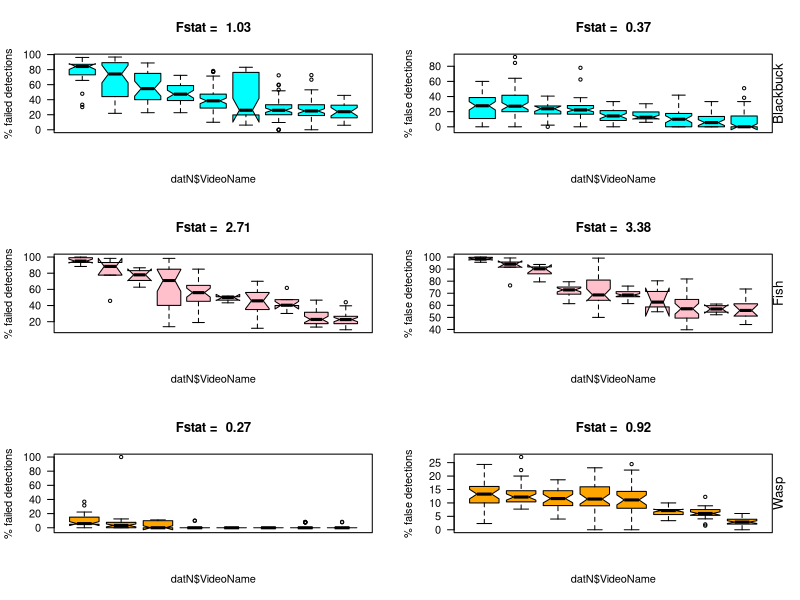
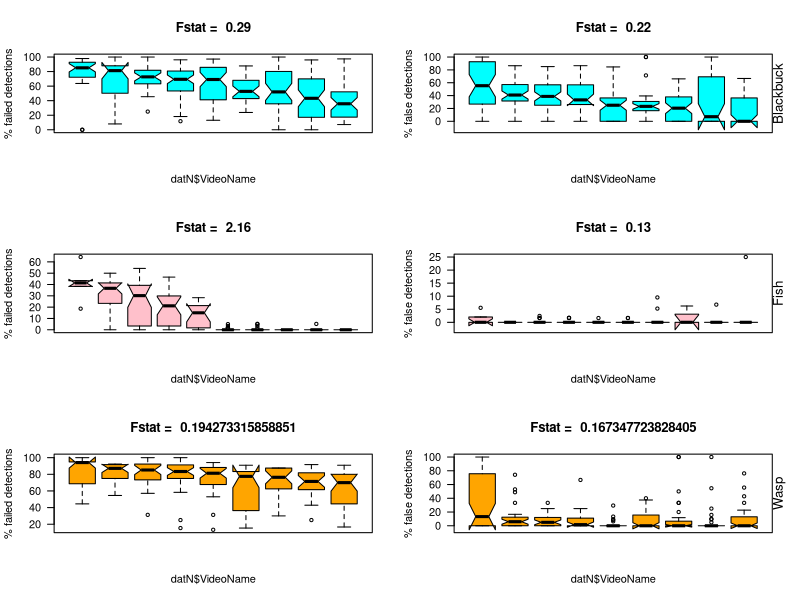
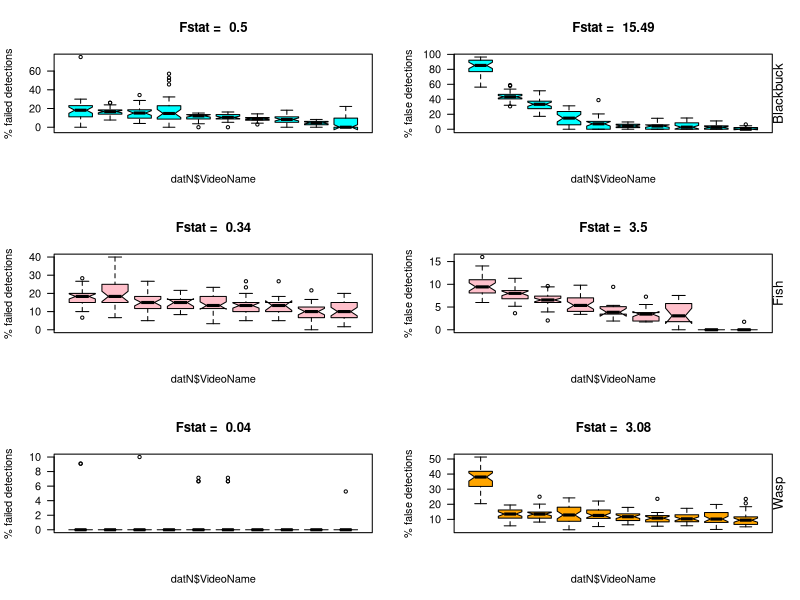
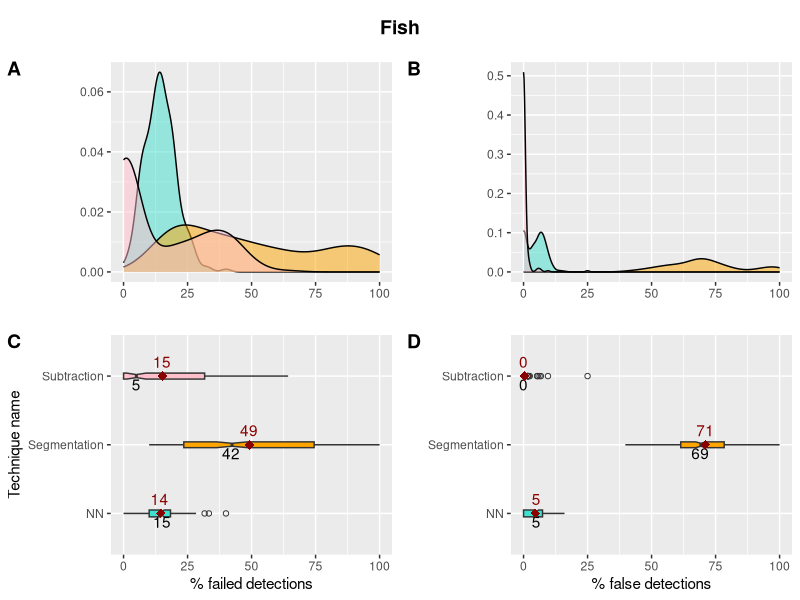
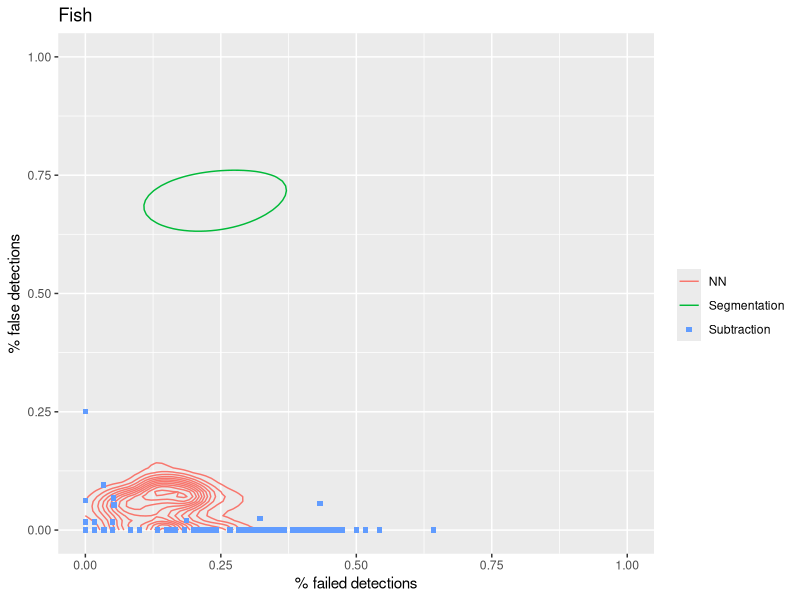
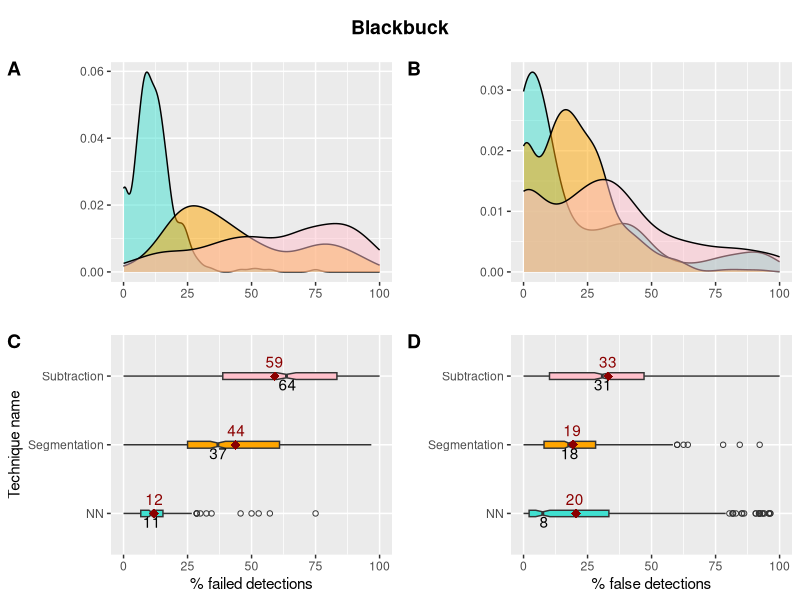
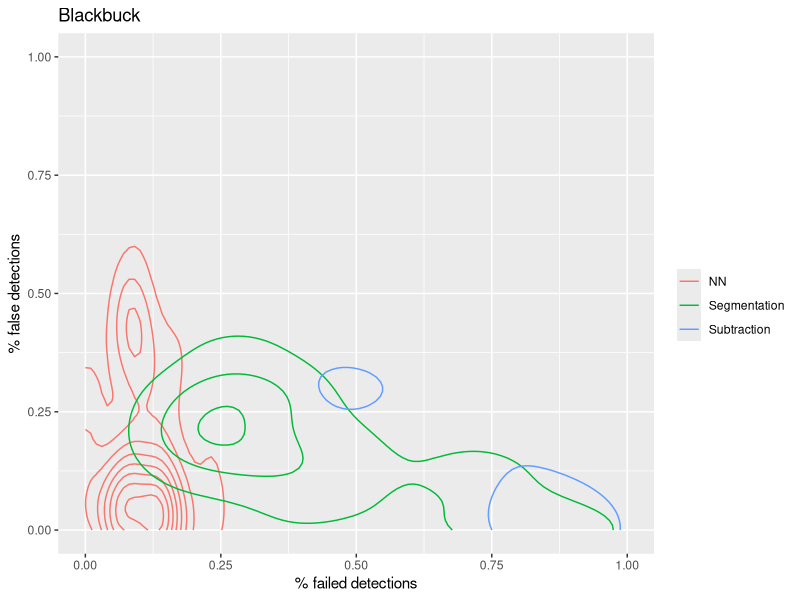
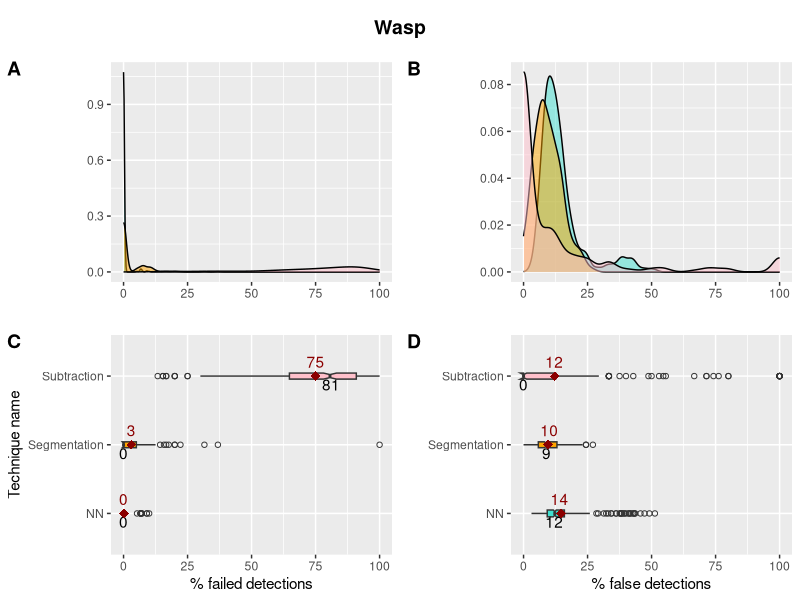

Here is the R script that generated these plots, in order: (Note: this script raises an error after producing the figures.)
#Program to compare various Computer Vision techniques on different data-sets
#Written by AA on 30July2018

setwd("/media/aakanksha/f41d5ac2-703c-4b56-a960-cd3a54f21cfb/aakanksha/Documents/Backup/Phd/Analysis/Chapter1")
#Read data file
dat = read.csv("Ipcomparison_exbound.csv") 
dat=dat[which(!is.na(dat$failed.percent) & !is.na(dat$false.percent)),]

head(dat)
summary(dat)

colnames(dat)
library("ggplot2")
library("hexbin")
library("gridExtra")

##Functions
fun_mean <- function(x){return(round(data.frame(y=mean(x),label=mean(x,na.rm=T)),digit=0))}
fun_median <- function(x){return(round(data.frame(y=median(x),label=median(x,na.rm=T)),digit=0))}
####################################################################################################
#1. Comparision of error across techniques
####################################################################################################
#Variables to quantify variation
rname = c("BBfail","BBfalse","Ffail","Ffalse","Wfail","Wfalse");
cname = c("Seg","Sub","NN");
avgVar = matrix(data=NA,nrow=length(rname),ncol=length(cname),dimnames=list(rname,cname)); #average of variation within videos
varMean = matrix(data=NA,nrow=length(rname),ncol=length(cname),dimnames=list(rname,cname));# Variation in means
Fstat = matrix(data=NA,nrow=length(rname),ncol=length(cname),dimnames=list(rname,cname)); # varMean/avgVar = var between tratments/var withi treatments
# lev=paste(dat$Method.Name," ",dat$Species)
# n1=c("turquoise","orange") #1:length(unique(dat$Method.Name))
# n2=length(unique(dat$Species))
# clr=rep(n1,each=n2)

## For Fish
datN=NA
datN=dat[which(dat$Species=="Fish" & dat$Boundary != 1),]

#Graphs for technique comparision
#Boxplots
means <- tapply(datN$failed.percent,datN$Method.Name,mean)
failed = ggplot(datN, aes(x = Method.Name, y = (failed.percent*100),fill=datN$Method.Name)) +
         labs(y="% failed detections",x="Technique name") +
         geom_boxplot(varwidth=TRUE,width=0.1, outlier.shape = 1, show.legend = FALSE,notch=TRUE) + 
         scale_fill_manual(values = c('turquoise','orange','pink')) +
         stat_summary(fun.data = fun_median, geom="text", vjust=1.2,colour="black")+
         stat_summary(fun.y=mean, colour="darkred", geom="point",shape=18, size=3,show_guide = FALSE) +
         stat_summary(fun.data = fun_mean, geom="text", vjust=-0.7,hjust=0.5,colour="darkred")+#geom_hline(yintercept=20,color='orangered') +
         coord_flip()

means <- tapply(datN$false.percent,datN$Method.Name,mean)
false = ggplot(datN, aes(x = Method.Name, y = (false.percent*100),fill=datN$Method.Name)) +
  labs(y="% false detections",x="") +
  geom_boxplot(varwidth=TRUE,width=0.1, outlier.shape = 1, show.legend = FALSE,notch=TRUE) + 
  scale_fill_manual(values = c('turquoise','orange','pink')) +
  stat_summary(fun.data = fun_median, geom="text", vjust=1.2,colour="black")+
  stat_summary(fun.y=mean, colour="darkred", geom="point",shape=18, size=3,show_guide = FALSE) +
  stat_summary(fun.data = fun_mean, geom="text", vjust=-0.7,hjust=0.5,colour="darkred")+#geom_hline(yintercept=20,color='orangered') +
  coord_flip()


#Error histograms
xdensity <- ggplot(datN, aes(x = failed.percent*100, fill=datN$Method.Name)) + 
  labs(x="",y="") +
  geom_density(alpha=.5, show.legend = FALSE) + 
  scale_fill_manual(values = c('turquoise','orange','pink')) #+ geom_vline(xintercept=20,color='orangered')
ydensity <- ggplot(datN, aes(x = false.percent*100, fill=datN$Method.Name)) + 
  labs(x="",y="") +
  geom_density(alpha=.5, show.legend = FALSE) + 
  scale_fill_manual(values = c('turquoise','orange','pink')) #+ geom_vline(xintercept=20,color='orangered')

#arrange all graphs together
library(cowplot)
p <-plot_grid(xdensity, ydensity,failed,false, nrow = 2, align="v",labels=c('A','B','C','D'))
# now add the title
title <- ggdraw() + 
  draw_label("Fish",
             fontface = 'bold')

#grid.arrange(xdensity, ydensity,failed,false, nrow = 2,heights = c(3, 2))

png(filename="Figures/Fish_techniques.png",width=1280,height=720,units="px",res=150)
plot_grid(title, p, ncol = 1, rel_heights = c(0.1, 1)) # rel_heights values control title margins
dev.off();



# Error landscape
png(filename="Figures/Fish_ErrorLandscape.png",width=720,height=480,units="px",pointsize = 16,res=150)
ggplot(datN[datN$Method.Name == "Segmentation" | datN$Method.Name == "NN",], aes (x = failed.percent, y = false.percent,main="Fish", col=Method.Name,pch=Method.Name),geom='quasirandom') + 
  labs(x="% failed detections",y="% false detections",color="",pch="") + ylim(c(0,1))+ xlim(c(0,1))+
  stat_density2d()+ggtitle("Fish")+
  geom_point(data=datN[datN$Method.Name == "Subtraction",], aes (x = failed.percent, y = false.percent))
dev.off();

#ggplot(datN, aes (x = failed.percent, y = false.percent,main="Fish", col=Method.Name,pch=Method.Name)) + 
# labs(x="% failed detections",y="% false detections",color="",pch="") +
#   geom_point()


## For blackbuck
rm(datN)
datN=dat[which(dat$Species=="Blackbuck"),]

#Graphs for technique comparision
#Boxplots
means <- tapply(datN$failed.percent,datN$Method.Name,mean)
failed = ggplot(datN, aes(x = Method.Name, y = (failed.percent*100),fill=datN$Method.Name)) +
  labs(y="% failed detections",x="Technique name") +
  geom_boxplot(varwidth=TRUE,width=0.1, outlier.shape = 1, show.legend = FALSE,notch=TRUE) + 
  scale_fill_manual(values = c('turquoise','orange','pink')) +
  stat_summary(fun.data = fun_median, geom="text", vjust=1.2,colour="black")+
  stat_summary(fun.y=mean, colour="darkred", geom="point",shape=18, size=3,show_guide = FALSE) +
  stat_summary(fun.data = fun_mean, geom="text", vjust=-0.7,hjust=0.5,colour="darkred")+#geom_hline(yintercept=20,color='orangered') +
  coord_flip()

means <- tapply(datN$false.percent,datN$Method.Name,mean)
false = ggplot(datN, aes(x = Method.Name, y = (false.percent*100),fill=datN$Method.Name)) +
  labs(y="% false detections",x="") +
  geom_boxplot(varwidth=TRUE,width=0.1, outlier.shape = 1, show.legend = FALSE,notch=TRUE) + 
  scale_fill_manual(values = c('turquoise','orange','pink')) +
  stat_summary(fun.data = fun_median, geom="text", vjust=1.2,colour="black")+
  stat_summary(fun.y=mean, colour="darkred", geom="point",shape=18, size=3,show_guide = FALSE) +
  stat_summary(fun.data = fun_mean, geom="text", vjust=-0.7,hjust=0.5,colour="darkred")+#geom_hline(yintercept=20,color='orangered') +
  coord_flip()


#Error histograms
xdensity <- ggplot(datN, aes(x = failed.percent*100, fill=datN$Method.Name)) + 
  labs(x="",y="") +
  geom_density(alpha=.5, show.legend = FALSE) + 
  scale_fill_manual(values = c('turquoise','orange','pink')) #+ geom_vline(xintercept=20,color='orangered')
ydensity <- ggplot(datN, aes(x = false.percent*100, fill=datN$Method.Name)) + 
  labs(x="",y="") +
  geom_density(alpha=.5, show.legend = FALSE) + 
  scale_fill_manual(values = c('turquoise','orange','pink')) #+ geom_vline(xintercept=20,color='orangered')

#arrange all graphs together
library(cowplot)
p <-plot_grid(xdensity, ydensity,failed,false, nrow = 2, align="v",labels=c('A','B','C','D'))
# now add the title
title <- ggdraw() + 
  draw_label("Blackbuck",
             fontface = 'bold')

#grid.arrange(xdensity, ydensity,failed,false, nrow = 2,heights = c(3, 2))

png(filename="Figures/BB_techniques.png",width=1280,height=720,units="px",res=150)
plot_grid(title, p, ncol = 1, rel_heights = c(0.1, 1)) # rel_heights values control title margins
dev.off();


# Error landscape
png(filename="Figures/BB_ErrorLandscape.png",width=720,height=480,units="px",pointsize = 16,res=150)
ggplot(datN, aes (x = failed.percent, y = false.percent,main="FBlackbuck", col=Method.Name,pch=Method.Name)) + 
  stat_density_2d(aes( geom = "polygon")) + ylim(c(0,1))+xlim(c(0,1))+ 
  ggtitle("Blackbuck")+labs(x="% failed detections",y="% false detections",color="",pch="")
dev.off();

## For Wasp
rm(datN)
datN=dat[which(dat$Species=="Wasp"),]


#Graphs for technique comparision
#Boxplots
means <- tapply(datN$failed.percent,datN$Method.Name,mean)
failed = ggplot(datN, aes(x = Method.Name, y = (failed.percent*100),fill=datN$Method.Name)) +
  labs(y="% failed detections",x="Technique name") +
  geom_boxplot(varwidth=TRUE,width=0.1, outlier.shape = 1, show.legend = FALSE,notch=TRUE) + 
  scale_fill_manual(values = c('turquoise','orange','pink')) +
  stat_summary(fun.data = fun_median, geom="text", vjust=1.2,colour="black")+
  stat_summary(fun.y=mean, colour="darkred", geom="point",shape=18, size=3,show_guide = FALSE) +
  stat_summary(fun.data = fun_mean, geom="text", vjust=-0.7,hjust=0.5,colour="darkred")+#geom_hline(yintercept=20,color='orangered') +
  coord_flip()

means <- tapply(datN$false.percent,datN$Method.Name,mean)
false = ggplot(datN, aes(x = Method.Name, y = (false.percent*100),fill=datN$Method.Name)) +
  labs(y="% false detections",x="") +
  geom_boxplot(varwidth=TRUE,width=0.1, outlier.shape = 1, show.legend = FALSE,notch=TRUE) + 
  scale_fill_manual(values = c('turquoise','orange','pink')) +
  stat_summary(fun.data = fun_median, geom="text", vjust=1.2,colour="black")+
  stat_summary(fun.y=mean, colour="darkred", geom="point",shape=18, size=3,show_guide = FALSE) +
  stat_summary(fun.data = fun_mean, geom="text", vjust=-0.7,hjust=0.5,colour="darkred")+#geom_hline(yintercept=20,color='orangered') +
  coord_flip()


#Error histograms
xdensity <- ggplot(datN, aes(x = failed.percent*100, fill=datN$Method.Name)) + 
  labs(x="",y="") +
  geom_density(alpha=.5, show.legend = FALSE) + 
  scale_fill_manual(values = c('turquoise','orange','pink')) #+ geom_vline(xintercept=20,color='orangered')
ydensity <- ggplot(datN, aes(x = false.percent*100, fill=datN$Method.Name)) + 
  labs(x="",y="") +
  geom_density(alpha=.5, show.legend = FALSE) + 
  scale_fill_manual(values = c('turquoise','orange','pink')) #+ geom_vline(xintercept=20,color='orangered')

#arrange all graphs together
library(cowplot)
p <-plot_grid(xdensity, ydensity,failed,false, nrow = 2, align="v",labels=c('A','B','C','D'))
# now add the title
title <- ggdraw() + 
  draw_label("Wasp",
             fontface = 'bold')

#grid.arrange(xdensity, ydensity,failed,false, nrow = 2,heights = c(3, 2))

png(filename="Figures/Wasp_techniques.png",width=1280,height=720,units="px",res=150)
plot_grid(title, p, ncol = 1, rel_heights = c(0.1, 1)) # rel_heights values control title margins
dev.off();


# Error landscape
png(filename="Figures/Wasp_ErrorLandscape.png",width=720,height=480,units="px",pointsize = 16,res=150)
ggplot(datN[datN$Method.Name == "Segmentation" | datN$Method.Name == "Subtraction",], aes (x = failed.percent, y = false.percent,main="Fish", col=Method.Name,pch=Method.Name),geom='quasirandom') + 
  labs(x="% failed detections",y="% false detections",color="",pch="") + ylim(c(0,1))+ xlim(c(0,1))+
  stat_density2d()+ggtitle("Wasp")+
  geom_point(data=datN[datN$Method.Name == "NN",], aes (x = failed.percent, y = false.percent))
dev.off();


#####################################################################################################3
#2. Variation inerrors~ video id
######################################################################################################3
#Graphs - video id is predictor variable


##############################Segmentation#####################################
## For blackbuck
rm(datN)
datN<-dat[which(dat$Species=="Blackbuck" & dat$Method.Name=="Segmentation"),]
datN$VideoName=factor(datN$VideoName) #Remove undesired factors
m <- tapply(X=datN$failed.percent, INDEX=datN$VideoName, FUN = median)
o <- order(m, decreasing = TRUE)
datN$VideoName=factor(datN$VideoName,levels=names(m)[o])

##Measure of variability across and within videos
lmean=tapply(datN$failed.percent,datN$VideoName,mean)
lvar=tapply(datN$failed.percent,datN$VideoName,var)
lmean=as.numeric(paste(unlist(lmean)))
lvar=as.numeric(paste(unlist(lvar)))
VMfailed = round(mean(na.omit(lvar)),2)
avgVar["BBfail","Seg"] = mean(na.omit(lvar))
varMean["BBfail","Seg"] = var(na.omit(lmean))

lmean=tapply(datN$false.percent,datN$VideoName,mean)
lvar=tapply(datN$false.percent,datN$VideoName,var)
lmean=as.numeric(paste(unlist(lmean)))
lvar=as.numeric(paste(unlist(lvar)))
VMfalse = round(mean(na.omit(lvar)),2)
avgVar["BBfalse","Seg"] = mean(na.omit(lvar))
varMean["BBfalse","Seg"] = var(na.omit(lmean))


par(mfrow=c(3,2))

Fstat = round(varMean/avgVar,digits=2)

bb_seg1=boxplot(datN$failed.percent*100~datN$VideoName,ylab="% failed detections",xaxt="n",notch=TRUE,col="cyan",las=2,main=paste("Fstat = ",Fstat["BBfail","Seg"]))
m <- tapply(X=datN$false.percent, INDEX=datN$VideoName, FUN = median)
o <- order(m, decreasing = TRUE)
datN$VideoName=factor(datN$VideoName,levels=names(m)[o])
bb_seg2=boxplot(datN$false.percent*100~datN$VideoName,ylab="% false detections",xaxt="n",notch=TRUE,col="cyan",las=2,main=paste("Fstat = ",Fstat["BBfalse","Seg"]))
par(xpd=TRUE)
mtext("Blackbuck", outer = F, cex = 0.8,side=4)


##Fish
datN=NA
datN=dat[which(dat$Species=="Fish" & dat$Method.Name=="Segmentation" & dat$Boundary != 1),]
datN$VideoName=factor(datN$VideoName) #Remove undesired factors
m <- tapply(X=datN$failed.percent, INDEX=datN$VideoName, FUN = median)
o <- order(m, decreasing = TRUE)
datN$VideoName=factor(datN$VideoName,levels=names(m)[o])

##Measure of variability across and within videos

lmean=tapply(datN$failed.percent,datN$VideoName,mean)
lvar=tapply(datN$failed.percent,datN$VideoName,var)
lmean=as.numeric(paste(unlist(lmean)))
lvar=as.numeric(paste(unlist(lvar)))
VMfailed = round(mean(na.omit(lvar)),2)
avgVar["Ffail","Seg"] = mean(na.omit(lvar))
varMean["Ffail","Seg"] = var(na.omit(lmean))

lmean=tapply(datN$false.percent,datN$VideoName,mean)
lvar=tapply(datN$false.percent,datN$VideoName,var)
lmean=as.numeric(paste(unlist(lmean)))
lvar=as.numeric(paste(unlist(lvar)))
VMfalse = round(mean(na.omit(lvar)),2)
avgVar["Ffalse","Seg"] = mean(na.omit(lvar))
varMean["Ffalse","Seg"] = var(na.omit(lmean))


Fstat = round(varMean/avgVar,digits=2)

fish_seg1=boxplot(datN$failed.percent*100~datN$VideoName,ylab="% failed detections",xaxt="n",notch=TRUE,col="pink",las=2,main=paste("Fstat = ",Fstat["Ffail","Seg"]))
m <- tapply(X=datN$false.percent, INDEX=datN$VideoName, FUN = median)
o <- order(m, decreasing = TRUE)
datN$VideoName=factor(datN$VideoName,levels=names(m)[o])
fish_seg2=boxplot(datN$false.percent*100~datN$VideoName,ylab="% false detections",xaxt="n",notch=TRUE,col="pink",las=2,main=paste("Fstat = ",Fstat["Ffalse","Seg"]))
par(xpd=TRUE)
mtext("Fish", outer = F, cex = 0.8,side=4)

##Wasp


rm(datN)
datN=dat[which(dat$Species=="Wasp" & dat$Method.Name=="Segmentation"),]
datN$VideoName=factor(datN$VideoName) #Remove undesired factors
m <- tapply(X=datN$failed.percent, INDEX=datN$VideoName, FUN = median)
o <- order(m, decreasing = TRUE)
datN$VideoName=factor(datN$VideoName,levels=names(m)[o])

##Measure of variability across and within videos

lmean=tapply(datN$failed.percent,datN$VideoName,mean)
lvar=tapply(datN$failed.percent,datN$VideoName,var)
lmean=as.numeric(paste(unlist(lmean)))
lvar=as.numeric(paste(unlist(lvar)))
VMfailed = round(mean(na.omit(lvar)),2)
avgVar["Wfail","Seg"] = mean(na.omit(lvar))
varMean["Wfail","Seg"] = var(na.omit(lmean))

lmean=tapply(datN$false.percent,datN$VideoName,mean)
lvar=tapply(datN$false.percent,datN$VideoName,var)
lmean=as.numeric(paste(unlist(lmean)))
lvar=as.numeric(paste(unlist(lvar)))
VMfalse = round(mean(na.omit(lvar)),2)
avgVar["Wfalse","Seg"] = mean(na.omit(lvar))
varMean["Wfalse","Seg"] = var(na.omit(lmean))

Fstat = round(varMean/avgVar,digits=2)

wasp_seg1=boxplot(datN$failed.percent*100~datN$VideoName,ylab="% failed detections",xaxt="n",notch=TRUE,col="orange",las=2,main=paste("Fstat = ",Fstat["Wfail","Seg"]))
m <- tapply(X=datN$false.percent, INDEX=datN$VideoName, FUN = median)
o <- order(m, decreasing = TRUE)
datN$VideoName=factor(datN$VideoName,levels=names(m)[o])
wasp_seg2=boxplot(datN$false.percent*100~datN$VideoName,ylab="% false detections",xaxt="n",notch=TRUE,col="orange",las=2,main=paste("Fstat = ",Fstat["Wfalse","Seg"]))
par(xpd=TRUE)
mtext("Wasp", outer = F, cex = 0.8,side=4)

#########################################################################################

##############################Subtraction#####################################
## For blackbuck
rm(datN)
datN<-dat[which(dat$Species=="Blackbuck" & dat$Method.Name=="Subtraction"),]
datN$VideoName=factor(datN$VideoName) #Remove undesired factors
m <- tapply(X=datN$failed.percent, INDEX=datN$VideoName, FUN = median)
o <- order(m, decreasing = TRUE)
datN$VideoName=factor(datN$VideoName,levels=names(m)[o])

##Measure of variability across and within videos
lmean=tapply(datN$failed.percent,datN$VideoName,mean)
lvar=tapply(datN$failed.percent,datN$VideoName,var)
lmean=as.numeric(paste(unlist(lmean)))
lvar=as.numeric(paste(unlist(lvar)))
VMfailed = round(mean(na.omit(lvar)),2)
avgVar["BBfail","Sub"] = mean(na.omit(lvar))
varMean["BBfail","Sub"] = var(na.omit(lmean))

lmean=tapply(datN$false.percent,datN$VideoName,mean)
lvar=tapply(datN$false.percent,datN$VideoName,var)
lmean=as.numeric(paste(unlist(lmean)))
lvar=as.numeric(paste(unlist(lvar)))
VMfalse = round(mean(na.omit(lvar)),2)
avgVar["BBfalse","Sub"] = mean(na.omit(lvar))
varMean["BBfalse","Sub"] = var(na.omit(lmean))


par(mfrow=c(3,2))

Fstat = round(varMean/avgVar,digits=2)

bb_seg1=boxplot(datN$failed.percent*100~datN$VideoName,ylab="% failed detections",xaxt="n",notch=TRUE,col="cyan",las=2,main=paste("Fstat = ",Fstat["BBfail","Sub"]))
m <- tapply(X=datN$false.percent, INDEX=datN$VideoName, FUN = median)
o <- order(m, decreasing = TRUE)
datN$VideoName=factor(datN$VideoName,levels=names(m)[o])
bb_seg2=boxplot(datN$false.percent*100~datN$VideoName,ylab="% false detections",xaxt="n",notch=TRUE,col="cyan",las=2,main=paste("Fstat = ",Fstat["BBfalse","Sub"]))
par(xpd=TRUE)
mtext("Blackbuck", outer = F, cex = 0.8,side=4)


##Fish
datN=NA
datN=dat[which(dat$Species=="Fish" & dat$Method.Name=="Subtraction" & dat$Boundary != 1),]
datN$VideoName=factor(datN$VideoName) #Remove undesired factors
m <- tapply(X=datN$failed.percent, INDEX=datN$VideoName, FUN = median)
o <- order(m, decreasing = TRUE)
datN$VideoName=factor(datN$VideoName,levels=names(m)[o])

##Measure of variability across and within videos

lmean=tapply(datN$failed.percent,datN$VideoName,mean)
lvar=tapply(datN$failed.percent,datN$VideoName,var)
lmean=as.numeric(paste(unlist(lmean)))
lvar=as.numeric(paste(unlist(lvar)))
VMfailed = round(mean(na.omit(lvar)),2)
avgVar["Ffail","Sub"] = mean(na.omit(lvar))
varMean["Ffail","Sub"] = var(na.omit(lmean))

lmean=tapply(datN$false.percent,datN$VideoName,mean)
lvar=tapply(datN$false.percent,datN$VideoName,var)
lmean=as.numeric(paste(unlist(lmean)))
lvar=as.numeric(paste(unlist(lvar)))
VMfalse = round(mean(na.omit(lvar)),2)
avgVar["Ffalse","Sub"] = mean(na.omit(lvar))
varMean["Ffalse","Sub"] = var(na.omit(lmean))


Fstat = round(varMean/avgVar,digits=2)

fish_seg1=boxplot(datN$failed.percent*100~datN$VideoName,ylab="% failed detections",xaxt="n",notch=TRUE,col="pink",las=2,main=paste("Fstat = ",Fstat["Ffail","Sub"]))
m <- tapply(X=datN$false.percent, INDEX=datN$VideoName, FUN = median)
o <- order(m, decreasing = TRUE)
datN$VideoName=factor(datN$VideoName,levels=names(m)[o])
fish_seg2=boxplot(datN$false.percent*100~datN$VideoName,ylab="% false detections",xaxt="n",notch=TRUE,col="pink",las=2,main=paste("Fstat = ",Fstat["Ffalse","Sub"]))
par(xpd=TRUE)
mtext("Fish", outer = F, cex = 0.8,side=4)
##Wasp
rm(datN)
datN=dat[which(dat$Species=="Wasp" & dat$Method.Name=="Subtraction"),]
datN$VideoName=factor(datN$VideoName) #Remove undesired factors
m <- tapply(X=datN$failed.percent, INDEX=datN$VideoName, FUN = median)
o <- order(m, decreasing = TRUE)
datN$VideoName=factor(datN$VideoName,levels=names(m)[o])

##Measure of variability across and within videos

lmean=tapply(datN$failed.percent,datN$VideoName,mean)
lvar=tapply(datN$failed.percent,datN$VideoName,var)
lmean=as.numeric(paste(unlist(lmean)))
lvar=as.numeric(paste(unlist(lvar)))
VMfailed = round(mean(na.omit(lvar)),2)
avgVar["Wfail","Sub"] = mean(na.omit(lvar))
varMean["Wfail","Sub"] = var(na.omit(lmean))

lmean=tapply(datN$false.percent,datN$VideoName,mean)
lvar=tapply(datN$false.percent,datN$VideoName,var)
lmean=as.numeric(paste(unlist(lmean)))
lvar=as.numeric(paste(unlist(lvar)))
VMfalse = round(mean(na.omit(lvar)),2)
avgVar["Wfalse","Sub"] = mean(na.omit(lvar))
varMean["Wfalse","Sub"] = var(na.omit(lmean))

Fstat = varMean/avgVar

wasp_seg1=boxplot(datN$failed.percent*100~datN$VideoName,ylab="% failed detections",xaxt="n",notch=TRUE,col="orange",las=2,main=paste("Fstat = ",Fstat["Wfail","Sub"]))
m <- tapply(X=datN$false.percent, INDEX=datN$VideoName, FUN = median)
o <- order(m, decreasing = TRUE)
datN$VideoName=factor(datN$VideoName,levels=names(m)[o])
wasp_seg2=boxplot(datN$false.percent*100~datN$VideoName,ylab="% false detections",xaxt="n",notch=TRUE,col="orange",las=2,main=paste("Fstat = ",Fstat["Wfalse","Sub"]))
par(xpd=TRUE)
mtext("Wasp", outer = F, cex = 0.8,side=4)

##############################   Neural Networks #####################################

## For blackbuck
rm(datN)
datN<-dat[which(dat$Species=="Blackbuck" & dat$Method.Name=="NN"),]
datN$VideoName=factor(datN$VideoName) #Remove undesired factors
m <- tapply(X=datN$failed.percent, INDEX=datN$VideoName, FUN = median)
o <- order(m, decreasing = TRUE)
datN$VideoName=factor(datN$VideoName,levels=names(m)[o])

##Measure of variability across and within videos
lmean=tapply(datN$failed.percent,datN$VideoName,mean)
lvar=tapply(datN$failed.percent,datN$VideoName,var)
lmean=as.numeric(paste(unlist(lmean)))
lvar=as.numeric(paste(unlist(lvar)))
VMfailed = round(mean(na.omit(lvar)),2)
avgVar["BBfail","NN"] = mean(na.omit(lvar))
varMean["BBfail","NN"] = var(na.omit(lmean))

lmean=tapply(datN$false.percent,datN$VideoName,mean)
lvar=tapply(datN$false.percent,datN$VideoName,var)
lmean=as.numeric(paste(unlist(lmean)))
lvar=as.numeric(paste(unlist(lvar)))
VMfalse = round(mean(na.omit(lvar)),2)
avgVar["BBfalse","NN"] = mean(na.omit(lvar))
varMean["BBfalse","NN"] = var(na.omit(lmean))


par(mfrow=c(3,2))

Fstat = round(varMean/avgVar,digits=2)

bb_seg1=boxplot(datN$failed.percent*100~datN$VideoName,ylab="% failed detections",xaxt="n",notch=TRUE,col="cyan",las=2,main=paste("Fstat = ",Fstat["BBfail","NN"]))
m <- tapply(X=datN$false.percent, INDEX=datN$VideoName, FUN = median)
o <- order(m, decreasing = TRUE)
datN$VideoName=factor(datN$VideoName,levels=names(m)[o])
bb_seg2=boxplot(datN$false.percent*100~datN$VideoName,ylab="% false detections",xaxt="n",notch=TRUE,col="cyan",las=2,main=paste("Fstat = ",Fstat["BBfalse","NN"]))
par(xpd=TRUE)
mtext("Blackbuck", outer = F, cex = 0.8,side=4)


##Fish
datN=NA
datN=dat[which(dat$Species=="Fish" & dat$Method.Name=="NN" & dat$Boundary != 1),]
datN$VideoName=factor(datN$VideoName) #Remove undesired factors
m <- tapply(X=datN$failed.percent, INDEX=datN$VideoName, FUN = median)
o <- order(m, decreasing = TRUE)
datN$VideoName=factor(datN$VideoName,levels=names(m)[o])

##Measure of variability across and within videos

lmean=tapply(datN$failed.percent,datN$VideoName,mean)
lvar=tapply(datN$failed.percent,datN$VideoName,var)
lmean=as.numeric(paste(unlist(lmean)))
lvar=as.numeric(paste(unlist(lvar)))
VMfailed = round(mean(na.omit(lvar)),2)
avgVar["Ffail","NN"] = mean(na.omit(lvar))
varMean["Ffail","NN"] = var(na.omit(lmean))

lmean=tapply(datN$false.percent,datN$VideoName,mean)
lvar=tapply(datN$false.percent,datN$VideoName,var)
lmean=as.numeric(paste(unlist(lmean)))
lvar=as.numeric(paste(unlist(lvar)))
VMfalse = round(mean(na.omit(lvar)),2)
avgVar["Ffalse","NN"] = mean(na.omit(lvar))
varMean["Ffalse","NN"] = var(na.omit(lmean))


Fstat = round(varMean/avgVar,digits=2)

fish_seg1=boxplot(datN$failed.percent*100~datN$VideoName,ylab="% failed detections",xaxt="n",notch=TRUE,col="pink",las=2,main=paste("Fstat = ",Fstat["Ffail","NN"]))
m <- tapply(X=datN$false.percent, INDEX=datN$VideoName, FUN = median)
o <- order(m, decreasing = TRUE)
datN$VideoName=factor(datN$VideoName,levels=names(m)[o])
fish_seg2=boxplot(datN$false.percent*100~datN$VideoName,ylab="% false detections",xaxt="n",notch=TRUE,col="pink",las=2,main=paste("Fstat = ",Fstat["Ffalse","NN"]))
par(xpd=TRUE)
mtext("Fish", outer = F, cex = 0.8,side=4)

##Wasp

rm(datN)
datN=dat[which(dat$Species=="Wasp" & dat$Method.Name=="NN"),]
datN$VideoName=factor(datN$VideoName) #Remove undesired factors
m <- tapply(X=datN$failed.percent, INDEX=datN$VideoName, FUN = median)
o <- order(m, decreasing = TRUE)
datN$VideoName=factor(datN$VideoName,levels=names(m)[o])

##Measure of variability across and within videos

lmean=tapply(datN$failed.percent,datN$VideoName,mean)
lvar=tapply(datN$failed.percent,datN$VideoName,var)
lmean=as.numeric(paste(unlist(lmean)))
lvar=as.numeric(paste(unlist(lvar)))
VMfailed = round(mean(na.omit(lvar)),2)
avgVar["Wfail","NN"] = mean(na.omit(lvar))
varMean["Wfail","NN"] = var(na.omit(lmean))

lmean=tapply(datN$false.percent,datN$VideoName,mean)
lvar=tapply(datN$false.percent,datN$VideoName,var)
lmean=as.numeric(paste(unlist(lmean)))
lvar=as.numeric(paste(unlist(lvar)))
VMfalse = round(mean(na.omit(lvar)),2)
avgVar["Wfalse","NN"] = mean(na.omit(lvar))
varMean["Wfalse","NN"] = var(na.omit(lmean))

Fstat = round(varMean/avgVar,digits=2)

wasp_seg1=boxplot(datN$failed.percent*100~datN$VideoName,ylab="% failed detections",xaxt="n",notch=TRUE,col="orange",las=2,main=paste("Fstat = ",Fstat["Wfail","NN"]))
m <- tapply(X=datN$false.percent, INDEX=datN$VideoName, FUN = median)
o <- order(m, decreasing = TRUE)
datN$VideoName=factor(datN$VideoName,levels=names(m)[o])
wasp_seg2=boxplot(datN$false.percent*100~datN$VideoName,ylab="% false detections",xaxt="n",notch=TRUE,col="orange",las=2,main=paste("Fstat = ",Fstat["Wfalse","NN"]))
par(xpd=TRUE)
mtext("Wasp", outer = F, cex = 0.8,side=4)

#############################################Relation with group and vidoe properties#################################

##Blackbuck-Segmentation
datN=NA
datN=dat[which(dat$Species=="Blackbuck" & dat$Method.Name=="NN"),]
plot(datN$failed.percent~datN$Contrast,pch=23,bg="cyan3")
par(xpd=TRUE)
#legend(0.8,-0.1,levels(datN$Method.Name), pch = 23,col="black",pt.bg=c("yellow2","cyan3","salmon1"))
corCon_BB=cor.test(datN$Contrast,datN$failed.percent)  ##Correlations
abline(lm(datN$failed.percent~datN$Contrast), col="red")
mtext(paste(" p-value = ",round(corCon_BB$p.value,3)))

plot(datN$false.percent~datN$Contrast,pch=23,bg="cyan3")
par(xpd=TRUE)
corCon_BB=cor.test(datN$Contrast,datN$false.percent)  ##Correlations
abline(lm(datN$false.percent~datN$Contrast), col="red")
mtext(paste(" p-value = ",round(corCon_BB$p.value,3)))

#Density
plot(datN$failed.percent~datN$Narea,pch=23,bg="cyan3")
par(xpd=TRUE)
corDen_BB=cor.test(datN$Narea,datN$failed.percent)  ##Correlations
abline(lm(datN$failed.percent~datN$Narea), col="red")
mtext(paste(" p-value = ",round(corDen_BB$p.value,3)))


plot(datN$false.percent~datN$Narea,pch=23,bg="cyan3")
par(xpd=TRUE)
corDen_BB=cor.test(datN$Narea,datN$false.percent)  ##Correlations
abline(lm(datN$false.percent~datN$Narea), col="red")
mtext(paste(" p-value = ",round(corDen_BB$p.value,3)))

##Blackbuck-Subtraction
datN=NA
datN=dat[which(dat$Species=="Blackbuck" & dat$Method.Name=="Subtraction"),]
plot(datN$failed.percent~datN$Contrast,pch=23,bg="cyan3")
par(xpd=TRUE)
#legend(0.8,-0.1,levels(datN$Method.Name), pch = 23,col="black",pt.bg=c("yellow2","cyan3","salmon1"))
corCon_BB=cor.test(datN$Contrast,datN$failed.percent)  ##Correlations
abline(lm(datN$failed.percent~datN$Contrast), col="red")
mtext(paste(" p-value = ",round(corCon_BB$p.value,3)))

plot(datN$false.percent~datN$Contrast,pch=23,bg="cyan3")
par(xpd=TRUE)
#legend(0.8,-0.1,levels(datN$Method.Name), pch = 23,col="black",pt.bg=c("yellow2","cyan3","salmon1"))
corCon_BB=cor.test(datN$Contrast,datN$false.percent)  ##Correlations
abline(lm(datN$failed.percent~datN$Contrast), col="red")
mtext(paste(" p-value = ",round(corCon_BB$p.value,3)))



#Density
plot(datN$failed.percent~datN$Narea,pch=23,bg="cyan3")
par(xpd=TRUE)
corDen_BB=cor.test(datN$Narea,datN$failed.percent)  ##Correlations
abline(lm(datN$failed.percent~datN$Narea), col="red")
mtext(paste(" p-value = ",round(corDen_BB$p.value,3)))


plot(datN$false.percent~datN$Narea,pch=23,bg="cyan3")
par(xpd=TRUE)
corDen_BB=cor.test(datN$Narea,datN$false.percent)  ##Correlations
abline(lm(datN$false.percent~datN$Narea), col="red")
mtext(paste(" p-value = ",round(corDen_BB$p.value,3)))

##Fish-Segmentation
datN=NA
datN=dat[which(dat$Species=="Fish" & dat$Method.Name=="Segmentation"),]
plot(datN$failed.percent~datN$Contrast,pch=23,bg="cyan3")
par(xpd=TRUE)
#legend(0.8,-0.1,levels(datN$Method.Name), pch = 23,col="black",pt.bg=c("yellow2","cyan3","salmon1"))
corCon_BB=cor.test(datN$Contrast,datN$failed.percent)  ##Correlations
abline(lm(datN$failed.percent~datN$Contrast), col="red")
mtext(paste(" p-value = ",round(corCon_BB$p.value,3)))

plot(datN$false.percent~datN$Contrast,pch=23,bg="cyan3")
par(xpd=TRUE)
corCon_BB=cor.test(datN$Contrast,datN$false.percent)  ##Correlations
abline(lm(datN$false.percent~datN$Contrast), col="red")
mtext(paste(" p-value = ",round(corCon_BB$p.value,3)))

#Density
plot(datN$failed.percent~datN$Area,pch=23,bg="cyan3")
par(xpd=TRUE)
corDen_BB=cor.test(datN$Area,datN$failed.percent)  ##Correlations
abline(lm(datN$failed.percent~datN$Area), col="red")
mtext(paste(" p-value = ",round(corDen_BB$p.value,3)))


plot(datN$false.percent~datN$Area,pch=23,bg="cyan3")
par(xpd=TRUE)
corDen_BB=cor.test(datN$Area,datN$false.percent)  ##Correlations
abline(lm(datN$false.percent~datN$Area), col="red")
mtext(paste(" p-value = ",round(corDen_BB$p.value,3)))

##Fish-Subtraction
datN=NA
datN=dat[which(dat$Species=="Fish" & dat$Method.Name=="Subtraction"),]
plot(datN$failed.percent~datN$Contrast,pch=23,bg="cyan3")
par(xpd=TRUE)
#legend(0.8,-0.1,levels(datN$Method.Name), pch = 23,col="black",pt.bg=c("yellow2","cyan3","salmon1"))
corCon_BB=cor.test(datN$Contrast,datN$failed.percent)  ##Correlations
abline(lm(datN$failed.percent~datN$Contrast), col="red")
mtext(paste(" p-value = ",round(corCon_BB$p.value,3)))

plot(datN$false.percent~datN$Contrast,pch=23,bg="cyan3")
par(xpd=TRUE)
#legend(0.8,-0.1,levels(datN$Method.Name), pch = 23,col="black",pt.bg=c("yellow2","cyan3","salmon1"))
corCon_BB=cor.test(datN$Contrast,datN$false.percent)  ##Correlations
abline(lm(datN$failed.percent~datN$Contrast), col="red")
mtext(paste(" p-value = ",round(corCon_BB$p.value,3)))



#Density
plot(datN$failed.percent~datN$Area,pch=23,bg="cyan3")
par(xpd=TRUE)
corDen_BB=cor.test(datN$Area,datN$failed.percent)  ##Correlations
abline(lm(datN$failed.percent~datN$Area), col="red")
mtext(paste(" p-value = ",round(corDen_BB$p.value,3)))


plot(datN$false.percent~datN$Area,pch=23,bg="cyan3")
par(xpd=TRUE)
corDen_BB=cor.test(datN$Area,datN$false.percent)  ##Correlations
abline(lm(datN$false.percent~datN$Area), col="red")
mtext(paste(" p-value = ",round(corDen_BB$p.value,3)))
